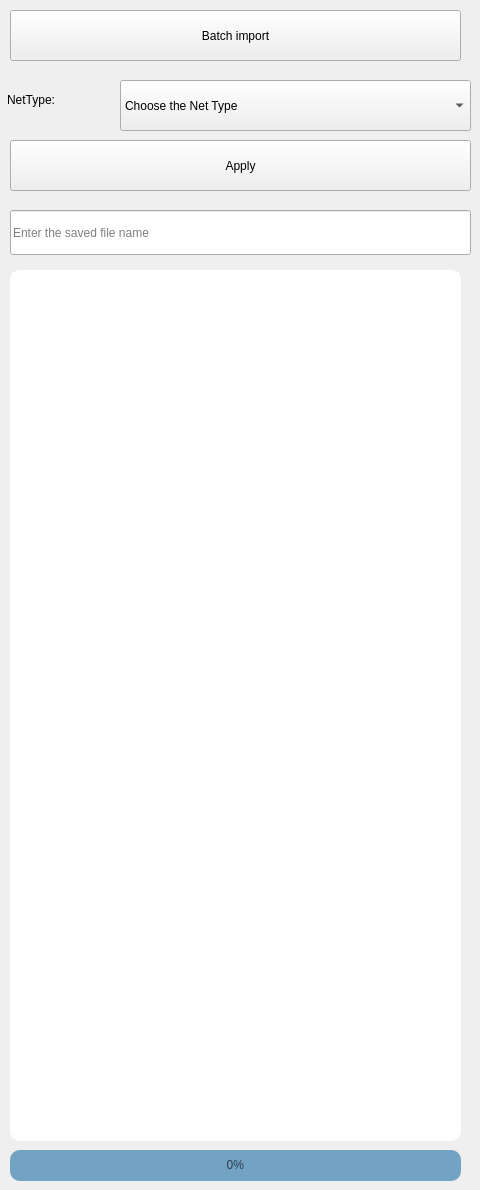
    <widget class="QWidget" name="DLPFeaturesPage">
     <widget class="QComboBox" name="comboBox_NetType">
      <property name="geometry">
       <rect>
        <x>120</x>
        <y>80</y>
        <width>351</width>
        <height>51</height>
       </rect>
      </property>
      <property name="minimumSize">
       <size>
        <width>0</width>
        <height>51</height>
       </size>
      </property>
      <property name="styleSheet">
       <string notr="true"/>
      </property>
      <item>
       <property name="text">
        <string>Choose the Net Type</string>
       </property>
       <property name="icon">
        <iconset>
         <normaloff>C:/Users/86152/.designer/backup/Icon/search.png</normaloff>C:/Users/86152/.designer/backup/Icon/search.png</iconset>
       </property>
      </item>
      <item>
       <property name="text">
        <string>GoogleNet</string>
       </property>
      </item>
      <item>
       <property name="text">
        <string>DenseNet121</string>
       </property>
      </item>
      <item>
       <property name="text">
        <string>ResNet18</string>
       </property>
      </item>
      <item>
       <property name="text">
        <string>VGG16</string>
       </property>
      </item>
      <item>
       <property name="text">
        <string>VGG19</string>
       </property>
      </item>
     </widget>
     <widget class="QLabel" name="label_13">
      <property name="geometry">
       <rect>
        <x>7</x>
        <y>70</y>
        <width>101</width>
        <height>59</height>
       </rect>
      </property>
      <property name="styleSheet">
       <string notr="true"/>
      </property>
      <property name="text">
       <string>NetType:</string>
      </property>
     </widget>
     <widget class="QPushButton" name="pushButton_8">
      <property name="geometry">
       <rect>
        <x>10</x>
        <y>10</y>
        <width>451</width>
        <height>51</height>
       </rect>
      </property>
      <property name="minimumSize">
       <size>
        <width>0</width>
        <height>45</height>
       </size>
      </property>
      <property name="styleSheet">
       <string notr="true"/>
      </property>
      <property name="text">
       <string>Batch import</string>
      </property>
     </widget>
     <widget class="QLineEdit" name="lineEdit_fileName_3">
      <property name="geometry">
       <rect>
        <x>10</x>
        <y>210</y>
        <width>461</width>
        <height>45</height>
       </rect>
      </property>
      <property name="minimumSize">
       <size>
        <width>0</width>
        <height>45</height>
       </size>
      </property>
      <property name="inputMask">
       <string/>
      </property>
      <property name="placeholderText">
       <string>Enter the saved file name</string>
      </property>
     </widget>
     <widget class="QPushButton" name="pushButton_7">
      <property name="geometry">
       <rect>
        <x>10</x>
        <y>140</y>
        <width>461</width>
        <height>51</height>
       </rect>
      </property>
      <property name="acceptDrops">
       <bool>false</bool>
      </property>
      <property name="styleSheet">
       <string notr="true"/>
      </property>
      <property name="text">
       <string>Apply</string>
      </property>
     </widget>
     <widget class="QTextBrowser" name="textBrowser">
      <property name="geometry">
       <rect>
        <x>10</x>
        <y>270</y>
        <width>451</width>
        <height>871</height>
       </rect>
      </property>
      <property name="styleSheet">
       <string notr="true">border:2px solid #ffffff;
border-radius:8px;
background-image: url(./Img/SW_BG.png);	
color: rgb(160, 168, 182);
font: 75 12pt &quot;Bahnschrift&quot;;
border-radius: 10px;</string>
      </property>
     </widget>
     <widget class="QProgressBar" name="progressBar">
      <property name="geometry">
       <rect>
        <x>10</x>
        <y>1150</y>
        <width>451</width>
        <height>31</height>
       </rect>
      </property>
      <property name="styleSheet">
       <string notr="true">QProgressBar {
	background-color: rgb(114, 163, 195);
	color:rgb(44, 62, 80);
	border-style:none;
	text-align:center;
	border-radius:10px;
}
QProgressBar::chunk{
	border-radius:10px;
	background-color:qlineargradient(spread:pad, x1:0,y1:0.511364, x2:1, y2:0.523, stop:0 rgb(41, 128, 182), stop:1 rgb(43, 6, 255));
}</string>
      </property>
      <property name="value">
       <number>0</number>
      </property>
      <property name="alignment">
       <set>Qt::AlignRight|Qt::AlignTop|Qt::AlignTrailing</set>
      </property>
      <property name="invertedAppearance">
       <bool>true</bool>
      </property>
      <property name="textDirection">
       <enum>QProgressBar::TopToBottom</enum>
      </property>
     </widget>
    </widget>
